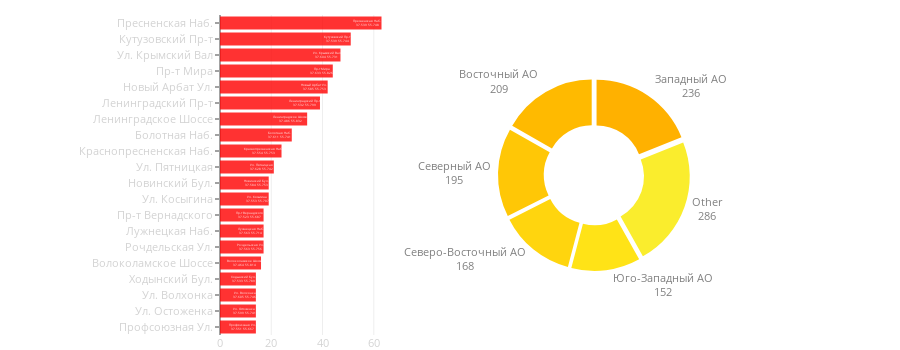

Notebook cell for this chart:
### Code cell
def street_area_combine_plot(streets_barchart_y, 
                             streets_barchart_x,
                             lat, lon,
                             areas_barchart_values, 
                             areas_piechart_labels):    
    HOLE = 0.5
    PULL = 0.05
    PIE_AREA_X = [0.1, 1.0]
    PIE_AREA_Y = [0.2, 0.8]
    BAR_CHART_OPACITY = 0.8
    BAR_CHART_COLOR = 'red'
    BAR_CHART_CM = "Wistia"
    BAR_CHART_LEGEND_X = 0.55
    BAR_CHART_LEGEND_Y = 0.0
    
    TICK_LEN = 4
    PLOT_HEIGHT = 350
    PLOT_WIDTH = 900
    BAR_CHART_AREA_X = [0, 0.25]
    BAR_CHART_AREA_Y = [0, 1.0]
    MARGIN = go.layout.Margin(l=220, t=15, b=15, r=0)
    
    BAR_CHART_FONT_COLOR = 'lightgrey'
    BAR_CHART_FONT_SIZE = 11
    PIE_CHART_FONT_COLOR = 'grey'
    PIE_CHART_FONT_SIZE = 11
    
    MIN_COLOR_VALUE = 0.20
    MAX_COLOR_VALUE = 0.60
    
    colormap = matplotlib.cm.get_cmap(BAR_CHART_CM)
    
    norm_val = np.linspace(MAX_COLOR_VALUE, 
                           MIN_COLOR_VALUE, 
                           len(areas_barchart_values))
    
    pieces_colors = list(map(lambda x: 
                             matplotlib.colors.rgb2hex(colormap(x)), 
                             norm_val))
    
    round3 = lambda x: round(float(x), 3)
    hover_format = lambda x, y, z: "{}<br>{:.3f} {:.3f}".format(x, round3(y), round3(z))
    bar_hover = list(map(hover_format, streets_barchart_y, lat, lon))
    
    data = [go.Bar(y=streets_barchart_y,
                    x=streets_barchart_x,
                    marker=dict(color=BAR_CHART_COLOR), 
                    orientation='h',
                    text=bar_hover,
                    hoverinfo='text',
                    opacity=BAR_CHART_OPACITY, 
                    showlegend=False),

            go.Pie(values=areas_barchart_values,
                    labels=areas_piechart_labels,
                    domain=dict(x=PIE_AREA_X, y=PIE_AREA_Y),
                    hoverinfo="label+percent+value",
                    textinfo='label+value', 
                    textposition='outside',
                    hole=HOLE,
                    sort=False,
                    textfont=dict(size=PIE_CHART_FONT_SIZE, 
                                  color=PIE_CHART_FONT_COLOR),
                    marker=dict(colors=pieces_colors), 
                    pull=PULL)]
    
    layout = go.Layout(height=PLOT_HEIGHT, width=PLOT_WIDTH,
                       showlegend=False, 
                       margin=MARGIN, 
                       hovermode='closest',
                       xaxis=dict(domain=BAR_CHART_AREA_X, 
                                  tickfont=dict(color=BAR_CHART_FONT_COLOR,
                                                size=BAR_CHART_FONT_SIZE)),
                       yaxis=dict(domain=BAR_CHART_AREA_Y, 
                                  autorange="reversed", 
                                  ticklen=TICK_LEN, 
                                  tickfont=dict(size=BAR_CHART_FONT_SIZE, 
                                                color=BAR_CHART_FONT_COLOR)))
    fig = go.Figure(data=data, layout=layout)
    py.iplot(fig, show_link=False)

    
N_AREAS_VISUALIZED = 5
N_STREETS_VISUALIZED = 20
OTHER_LABEL = "Other"

streets_table_shrinked = streets_table[:N_STREETS_VISUALIZED]
area_activity_shrinked = area_activity[:N_AREAS_VISUALIZED] + [sum(area_activity[N_AREAS_VISUALIZED+1:])]
areas_labels_shrinked = areas[:N_AREAS_VISUALIZED] + [OTHER_LABEL]

street_area_combine_plot(streets_table_shrinked[STREET_COLUMN],
                         streets_table_shrinked['counter'],
                         streets_table_shrinked['latitude'],
                         streets_table_shrinked['longtitude'],
                         area_activity_shrinked,
                         areas_labels_shrinked)

### Figure 1 — Plotly figure (JSON) as saved in the notebook; plotly's stock layout.template omitted (floating-point values rounded to 4 significant figures)
{"data": [{"hoverinfo": "text", "marker": {"color": "red"}, "opacity": 0.8, "orientation": "h", "showlegend": false, "text": ["Пресненская Наб.<br>37.539 55.748", "Кутузовский Пр-т<br>37.539 55.744", "Ул. Крымский Вал<br>37.604 55.731", "Пр-т Мира<br>37.633 55.826", "Новый Арбат Ул.<br>37.585 55.753", "Ленинградский Пр-т<br>37.532 55.799", "Ленинградское Шоссе<br>37.486 55.832", "Болотная Наб.<br>37.611 55.741", "Краснопресненская Наб.<br>37.554 55.753", "Ул. Пятницкая<br>37.628 55.742", "Новинский Бул.<br>37.584 55.753", "Ул. Косыгина<br>37.553 55.707", "Пр-т Вернадского<br>37.523 55.687", "Лужнецкая Наб.<br>37.563 55.714", "Рочдельская Ул.<br>37.563 55.756", "Волоколамское Шоссе<br>37.464 55.814", "Ходынский Бул.<br>37.533 55.789", "Ул. Волхонка<br>37.605 55.746", "Ул. Остоженка<br>37.599 55.741", "Профсоюзная Ул.<br>37.551 55.667"], "type": "bar", "uid": "c91aa6fa-2727-11e9-8b02-3c15c2cf2370", "x": [63, 51, 47, 44, 42, 39, 34, 28, 24, 21, 19, 19, 17, 17, 17, 16, 14, 14, 14, 14], "y": ["Пресненская Наб.", "Кутузовский Пр-т", "Ул. Крымский Вал", "Пр-т Мира", "Новый Арбат Ул.", "Ленинградский Пр-т", "Ленинградское Шоссе", "Болотная Наб.", "Краснопресненская Наб.", "Ул. Пятницкая", "Новинский Бул.", "Ул. Косыгина", "Пр-т Вернадского", "Лужнецкая Наб.", "Рочдельская Ул.", "Волоколамское Шоссе", "Ходынский Бул.", "Ул. Волхонка", "Ул. Остоженка", "Профсоюзная Ул."]}, {"domain": {"x": [0.1, 1], "y": [0.2, 0.8]}, "hole": 0.5, "hoverinfo": "label+percent+value", "labels": ["Западный АО", "Восточный АО", "Северный АО", "Северо-Восточный АО", "Юго-Западный АО", "Other"], "marker": {"colors": ["#ffb100", "#ffba00", "#ffc706", "#ffd50e", "#ffe317", "#faed2d"]}, "pull": 0.05, "sort": false, "textfont": {"color": "grey", "size": 11}, "textinfo": "label+value", "textposition": "outside", "type": "pie", "uid": "c91aa9fa-2727-11e9-a45a-3c15c2cf2370", "values": [236, 209, 195, 168, 152, 286]}], "layout": {"height": 350, "hovermode": "closest", "margin": {"b": 15, "l": 220, "r": 0, "t": 15}, "showlegend": false, "width": 900, "xaxis": {"domain": [0, 0.25], "tickfont": {"color": "lightgrey", "size": 11}}, "yaxis": {"autorange": "reversed", "domain": [0, 1], "tickfont": {"color": "lightgrey", "size": 11}, "ticklen": 4}}}
